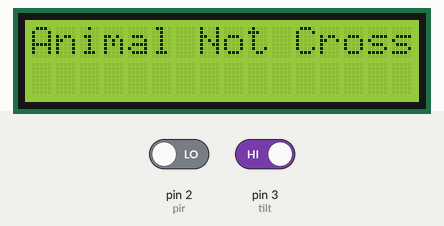
A sketch run on a simulated Arduino Uno, built with avr-gcc and run on an emulated ATmega328P. Parts: 16×2 character LCD. The test bench sets the inputs (shaded band); at power-on: pin 3 (tilt) HIGH, pin 2 (pir) LOW. The modem accepts every AT command (registered, SIM ready, sends succeed) and sends nothing else; what the sketch prints to the serial monitor is not drawn.

Above: at 1.1 s.
At 2.2 s:
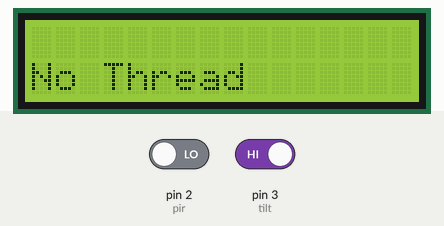
2.3 s: pin 3 (tilt) driven LOW
At 5.8 s:
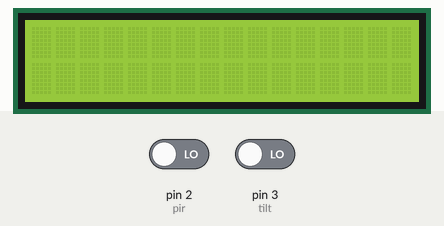
At 9.9 s:
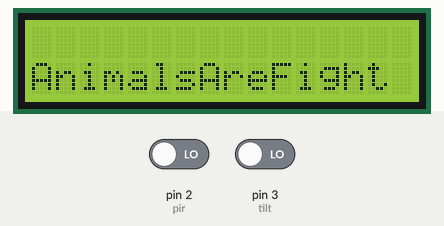
Timing chart, 0 to 11.4 s (numbered marks = the images above; inputs shaded):
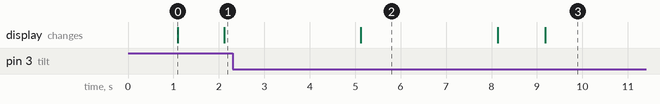

The sketch:

Animal_defence_monitoring_system.ino
```cpp
# define pir 2
#include <SoftwareSerial.h>
#include <LiquidCrystal_I2C.h>
#include  <Wire.h>
LiquidCrystal_I2C lcd(0x27,  16, 2);
#define GSM_TX_PIN 7
#define GSM_RX_PIN 8
#define tilt 3
SoftwareSerial gsmSerial(GSM_TX_PIN, GSM_RX_PIN);
void setup()
{
  pinMode(pir,INPUT);
  Serial.begin(9600);
  gsmSerial.begin(9600);
  pinMode(tilt, INPUT);
  lcd.init();
  lcd.backlight();
  sendCommand("AT");
  delay(1000);
  sendCommand("AT+CLIP=1");
}
void loop()
{
  int pirValue = digitalRead(pir);
  int tiltValue = digitalRead(tilt);
  if(pir==LOW)
  {
    AnimalCrossAlert("Your Number", "The Animal Crossed the Gate No1.....");
    lcd.clear();
    Serial.print("Animal Crossed");
    lcd.setCursor(0,0);
    lcd.print("Animal crossed");
    delay(1000);
    lcd.clear();
  }
  else
  {
  lcd.clear();
  Serial.print("Animal Not Cross");
  lcd.setCursor(0,0);
  lcd.print("Animal Not Cross");
  delay(1000);
  lcd.clear();
  }
  if(tiltValue == LOW)
  {
    Serial.println("Animals Started to Fight");
    lcd.clear();
    lcd.setCursor(0,1);
    lcd.print("AnimalsAreFight");
    ThreadAlert("Your NUmber");
    delay(3000);
    lcd.clear();
  }
  else
  {
    Serial.println("Animals are Calm");
    lcd.clear();
    lcd.setCursor(0,1);
    lcd.print("No Thread");
    delay(3000);
    lcd.clear();
  }
  delay(3000);
  lcd.clear();
}
void AnimalCrossAlert(String phoneNumber, String message) {
  gsmSerial.println("AT+CMGF=1");
  delay(1000);
  gsmSerial.print("AT+CMGS=\"");
  gsmSerial.print(phoneNumber);
  gsmSerial.println("\"");
  delay(1000);
  gsmSerial.println(message);
  delay(100);
  gsmSerial.println((char)26);
  delay(1000);
}
void ThreadAlert(const char* number) {
  gsmSerial.print("ATD");
  gsmSerial.print(number);
  gsmSerial.println(";");
  delay(15000);
  gsmSerial.println("ATH");
  delay(1000);
}

void sendCommand(const char* command) {
  gsmSerial.println(command);
  while (!gsmSerial.available()) {}
  while (gsmSerial.available())
   {
    Serial.write(gsmSerial.read());
  }
}
```

Measured:
- after the input at 2.3 s, the display: first differs from a run without the input after 6.9 s (image 3)
- what the display in image 0 shows lasts 1.0 s, from 1.1 s to 2.1 s
- what the display in image 2 shows lasts 3.0 s, from 5.1 s to 8.1 s
